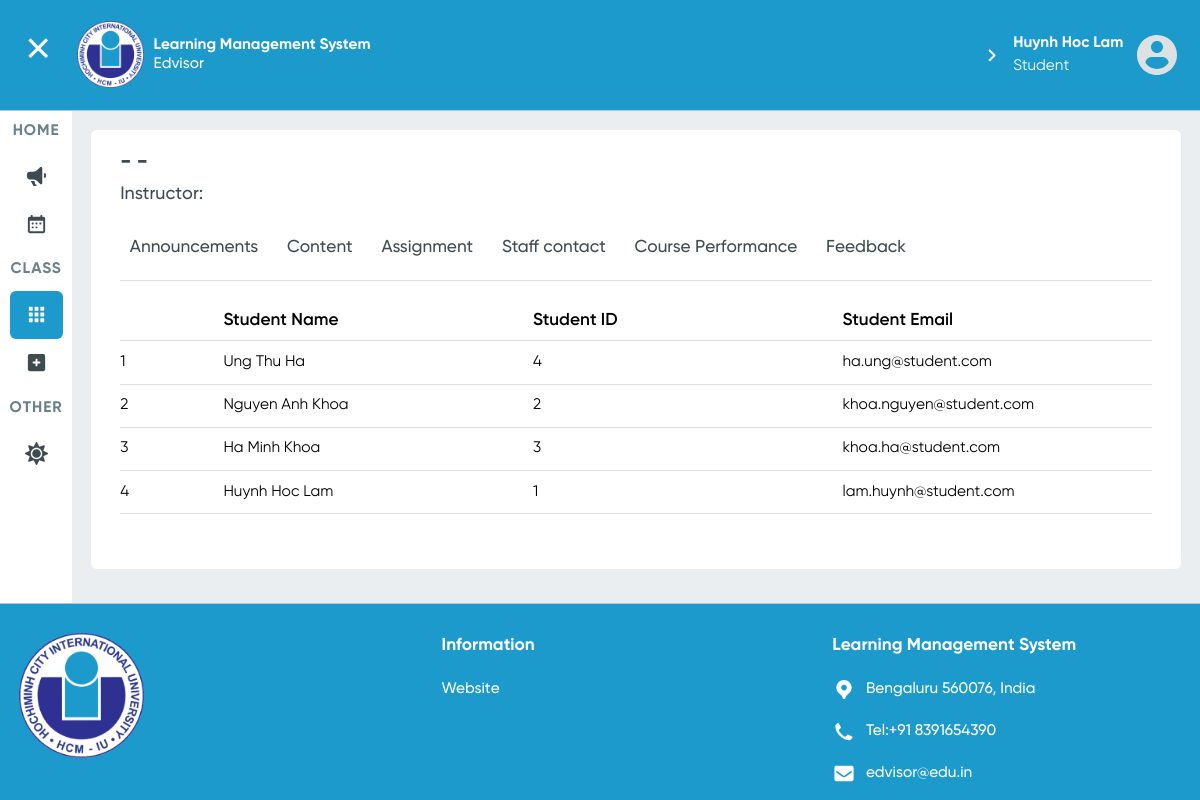
/user/lecturer/1/class/1/student-list/ (signed in), run on the app's committed database.
### User/models.py (models this page shows, shortened)
class User(AbstractBaseUser, PermissionsMixin):
    objects = MyUserManager()
    email = models.EmailField(unique=True)
    first_name = models.CharField(max_length=20)
    middle_name = models.CharField(max_length=20, blank=True)
    last_name = models.CharField(max_length=20)
    phone_number = models.CharField(max_length=12, blank=True)
    is_admin = models.BooleanField(default=False)
    is_staff = models.BooleanField(default=False)
    is_active = models.BooleanField(default=True)
    type= [
        ("Student","student"),
        ("Lecturer","lecturer")
    ]
    user_type = models.CharField(max_length=10,choices=type,null=True,blank=True)
    USERNAME_FIELD = 'email'
    def is_student(self):
        return hasattr(self,'student')
    @property
    def full_name(self):
        return self.last_name + " " + self.middle_name + " " + self.first_name

class Student(models.Model):
    user_id = models.OneToOneField(User,on_delete=CASCADE)
    major_id = models.ForeignKey("Courses.Major",on_delete=SET_NULL,null=True)
    class_id = models.ManyToManyField("Courses.Class")

### User/views.py (the view)
    def decorate(*args, **kwargs):
        userID = kwargs['id']
        request = args[0]
        if request.user.id == None:
            return HttpResponseRedirect(reverse("login"))
        elif request.user.is_student():
            user = Student.objects.get(id=userID).user_id
        elif request.user.is_lecturer():
            user = Lecturer.objects.get(id=userID).user_id
        else:
            user = User.objects.get(id=userID)
        if request.user == user and request.user.is_authenticated:
            return func(*args, **kwargs)
        else:
            return HttpResponseRedirect(reverse("guest-announcement-page"))

### Courses/models.py (called while the page is built)
    @property
    def day_part(self):
        if (self.start_time <= datetime.time(12)):
            return 'Morning'
        else:
            return 'Afternoon'

    def __str__(self):
        return self.day_of_the_week + " " + self.day_part

    @property
    def month(self):
        return int(self.start_date.strftime("%m"))

    @property
    def year(self):
        return int(self.start_date.strftime("%Y"))

    @property
    def sem_year(self):
        year = self.year
        month = self.month
        if month in [9, 10, 11, 12, 1]:
            return "Sem 1 - {}".format(year + 1)
        elif month in [2, 3, 4, 5, 6]:
            return "Sem 2 - {}".format(int(year))

    @property
    def is_displayable(self):
        utc = pytz.UTC
        now = utc.localize(datetime.datetime.now())
        if (now < self.start_date):
            return False
        else:
            return True

### Courses/views.py (called while the page is built)
@CheckValidUser
def ViewStudentList(request, id, class_id):
    lecturer = Lecturer.objects.get(id=id)
    lecturer_class = Class.objects.get(id=class_id)
    student_list = lecturer_class.student_set.all().order_by('user_id__first_name')
    return render(request, 'Courses/class-student-list.html', {"student_list": student_list, "lecturer_class": lecturer_class, "lecturer": lecturer})

### User/views.py (called while the page is built)
def CheckValidUser(func):
    def decorate(*args, **kwargs):
        userID = kwargs['id']
        request = args[0]
        if request.user.id == None:
            return HttpResponseRedirect(reverse("login"))
        elif request.user.is_student():
            user = Student.objects.get(id=userID).user_id
        elif request.user.is_lecturer():
            user = Lecturer.objects.get(id=userID).user_id
        else:
            user = User.objects.get(id=userID)
        if request.user == user and request.user.is_authenticated:
            return func(*args, **kwargs)
        else:
            return HttpResponseRedirect(reverse("guest-announcement-page"))
    return decorate

### Courses/templates/Courses/class-student-list.html (shortened to what this page needs)
{% extends 'Courses/base-class-course.html' %}
{% load static %}
{% block stylesheets %}
{{ block.super }}
<link rel="stylesheet" href="{% static 'Courses/class-student-list.css' %}">
{% endblock %}
{% block panel-content %}
<article class="header">
  <div class="number">
  </div>
  <div class="name">
    <h3>Student Name</h3>
  </div>
  <div class="id">
    <h3>Student ID</h3>
  </div>
  <div class="email">
    <h3>Student Email</h3>
  </div>
</article>
{% for student in student_list %}
    <a class=student href="{% url 'lecturer-view-student-course-performance' lecturer.id lecturer_class.id student.id %}">
      <article>
        <div class="number">
          <p>{{ forloop.counter }}</p>
        </div>
        <div class="name">
          <p>{{ student.user_id.full_name }}</p>
        </div>
        <div class="id">
          <p>{{ student.id }}</p>
        </div>
        <div class="email">
          <p>{{ student.user_id.email }}</p>
        </div>
      </article>
    </a>
  {% endfor %}
{% endblock %}

### Home/templates/Home/index.html (shortened to what this page needs)
<!DOCTYPE html>
<html lang="en">
<head>
  {% load static %}
  <link rel="stylesheet" href="{% static 'Home/index.css' %}">
  <link rel="stylesheet" href="{% static 'Home/components.css' %}">
  {% block stylesheets %}{% endblock stylesheets %}
</head>
<body class="page-grid">
<header class="header-bar {% if user.is_authenticated %}user-login{% endif %}">
  <div id="toggle-nav-sidebar" class="sidebar-button">
  </div>
  <a class="logo"
     href="{% if user.user_type == 'Student' %}{% url 'student-announcement-page' user.student.id %}
            {% elif user.user_type == 'Lecturer' %}{% url 'lecturer-announcement-page' user.lecturer.id %}
            {% else %} {% url 'guest-announcement-page' %}{% endif %}">
    <img src="{% static 'images/masked-iu-logo-160px-png@1X.png' %}"
         alt="International University's Learning Management System"
         srcset="{% static 'images/masked-iu-logo-160px-png@1x.png' %} 1x, {% static 'images/masked-iu-logo-160px-png@2x.png' %} 2x, {% static 'images/masked-iu-logo-160px-png@3x.png' %} 3x">
    <h1><b>Learning Management System</b><br>
      Edvisor</h1>
  </a>
  <nav class="header-nav">
    <ul>
      {% if user.is_authenticated %}
        <li>
          <div class="my-profile" href="#" tabindex="0">
            <p><b>{{ user.full_name }}</b><br>
              {{ user.user_type }}</p>
            <img src="{% static 'icons/small-avatar-icon-svg.svg' %}" alt="My avatar">
          </div>
        </li>
      {% endif %}
    </ul>
  </nav>
</header>
<aside class="sidebar">
  <nav class="sidebar-nav" style="display: none">
    <ul>
      <li class="section-title"><p>HOME</p></li>
      <li class="btn btn-grid {% block announcements-active %}{% endblock announcements-active %}">
        <a href="{% if user.user_type == 'Student' %}{% url 'student-announcement-page' user.student.id %}
                  {% elif user.user_type == 'Lecturer' %}{% url 'lecturer-announcement-page' user.lecturer.id %}
                  {% else %} {% url 'guest-announcement-page' %} {% endif %}">
          <span class="label">Announcements</span></a></li>
      <li class="btn btn-grid {% block calendar-active %}{% endblock calendar-active %}">
        <a href="{% if user.user_type == 'Student' %}{% url 'student-schedule-page' user.student.id %}
                  {% elif user.user_type == 'Lecturer' %}{% url 'lecturer-schedule-page' user.lecturer.id %}#
                  {% else %} {% url 'login' %} {% endif %}">
          <span class="label">Calender</span></a></li>
    </ul>
    <ul>
      <li class="section-title"><p>CLASS</p></li>
      <li class="btn btn-grid {% block my-courses-active %}{% endblock my-courses-active %}">
        <a href="{% if user.user_type == 'Student' %}{% url 'active-student-classes-page' user.student.id %}
                  {% elif user.user_type == 'Lecturer' %}{% url 'active-lecturer-classes-page' user.lecturer.id %}
                  {% else %}{% url 'login' %}{% endif %}">
          <span class="label">My Classes</span></a>
      </li>
      {% if user.user_type == 'Student' %}
        <li class="btn btn-grid {% block registration-active %}{% endblock registration-active %}">
          <a href="{% url 'student-class-registration-page' user.student.id %}">
            <span class="label">Registration</span></a></li>
      {% endif %}
    </ul>
    <ul>
      <li class="section-title"><p>OTHER</p></li>
      <li class="btn btn-grid">
        <a id="toggle-theme" href="#">
          <span class="label">UI Theme</span></a></li>
    </ul>
  </nav>
</aside>
<main>
  {% block main-content %}
  {% endblock %}
</main>
<footer class="page-footer {% if user.is_authenticated %}user-login{% endif %}">
  <div class="footer-top-container">
    <img class="footer-logo" src="{% static 'images/masked-iu-logo-160px-png@1X.png' %}"
         alt="International University Logo"
         srcset="{% static 'images/masked-iu-logo-160px-png@1x.png' %} 1x, {% static 'images/masked-iu-logo-160px-png@2x.png' %} 2x, {% static 'images/masked-iu-logo-160px-png@3x.png' %} 3x">
    <ul>
      <li class="icon-list-heading">Information</li>
      <li><a href="https://hcmiu.edu.vn/" target="_blank">Website</a></li>
    </ul>
    <ul class="icon-list">
      <li class="icon-list-heading">Learning Management System</li>
      <li><a href="geo:10.868562,106.796312">
        <p>Bengaluru 560076, India</p>
      </a></li>
      <li><a href="tel:+91 8391654390">
        <p>Tel:+91 8391654390</p>
      </a></li>
      <li>
        <a href="mailto:edvisor@edu.in">
          <p>edvisor@edu.in</p>
        </a>
      </li>
    </ul>
  </div>
</footer>
</body>
</html>

### Home/static/Home/components.css (style rules this page uses)
body { --riseUpAnimation: riseUpKeyframes 0.8s ease forwards; }

### Courses/static/Courses/base-student-class.css (style rules this page uses)
.panel > * { margin-block-end: 2rem; border-bottom: 1px solid var(--gray-lighter); }
.panel > *:last-child { margin-block-end: 0; border-bottom: none; }

### Courses/static/Courses/class-student-list.css (style rules this page uses)
.panel > article { display: grid; grid-template-columns: 1fr 3fr 3fr 3fr; padding-block-end: 1rem; margin-block-end: 0rem; }
.panel > .student article { display: grid; grid-template-columns: 1fr 3fr 3fr 3fr; padding-block-end: 1rem; padding-block-start: 1rem; color: var(--black-default); border-bottom: 1px solid var(--gray-lighter); }
.panel > article h3 { font-weight: 600; font-size: 1.8rem; color: var(--black-default); }
p { margin-block-end: 0rem; }

### Home/static/Home/base.css (style rules this page uses)
:root { --white-default: #ffffff; --white-default-text: #ffffff; --black-default: #000000; --background-default: #eaeef0; --gray-lighter: #dce2e4; --gray-light: #bac5ca; --gray-light-text: #bac5ca; --gray-default: #6a818a; --gray-dark: #3e4b51; --alert-primary: #ef255d; --alert-secondary: #fdecf1; --success-primary: #1ac687; --success-secondary: #e2fcf2; --iu-primary-default: #2e3191; --iu-primary-default-text: #2e3191; --iu-primary-dark: #1d1f5d; --iu-primary-dark-text: #1d1f5d; --iu-secondary-light: #dbf1fa; --iu-secondary-default: #1c9acc; --iu-secondary-dark: #115f7e; --body-font-family: SVN-Gilroy, serif; --body-font-size: 1.6rem; --body-font-weight: 400; --body-line-height: 1.5; --body-color: #000810; --body-bg: var(--white-default); --hover-transition: 0.25s ease-out; }
* { margin: 0; padding: 0; }
html { box-sizing: border-box; scroll-padding-top: 10rem; font-size: 62.5%; }
@media (prefers-reduced-motion: no-preference) { html { scroll-behavior: smooth; } }
@media (max-width: 75em) { html { font-size: 60%; } }
body { font-family: var(--body-font-family); font-size: var(--body-font-size); font-weight: var(--body-font-weight); line-height: var(--body-line-height); color: var(--body-color); background-color: var(--body-bg); }
h1, h2 { font-weight: 700; text-align: center; }
h1, .h1, h2, .h2, h3, .h3, h4, .h4, h5, .h5, h6, .h6 { margin-block: 0; font-weight: 500; line-height: 1.2; }
h1, .h1 { font-size: calc(2.2rem + 1.5vw); }
@media (min-width: 1200px) { h1, .h1 { font-size: 4rem; } }
h3, .h3 { font-size: calc(2.08rem + 0.6vw); }
@media (min-width: 1200px) { h3, .h3 { font-size: 2.8rem; } }
p { margin-block-start: 0; margin-block-end: 1.6rem; }
ol, ul { padding-inline-start: 3.2rem; }
ol, ul { margin-block-start: 0; margin-block-end: 1.6rem; }
a { text-decoration: none; color: #3a57e8; }
img { display: block; width: 100%; }

### data on the page
User: full_name "Huynh Hoc Lam", user_type "Student"
Student: user_id.full_name "Ung Thu Ha", id "4", user_id.email "ha.ung@student.com"
Student: user_id.full_name "Nguyen Anh Khoa", id "2", user_id.email "khoa.nguyen@student.com"
Student: user_id.full_name "Ha Minh Khoa", id "3", user_id.email "khoa.ha@student.com"
Student: user_id.full_name "Huynh Hoc Lam", id "1", user_id.email "lam.huynh@student.com"
